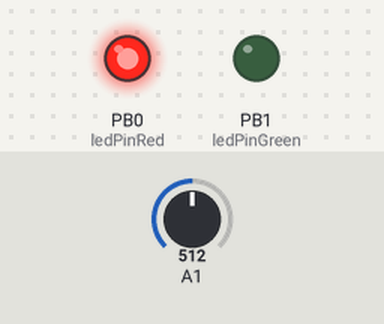
This sketch was run on a simulated ATtiny85, built with avr-gcc and run on an emulated ATtiny85. Parts: output pins drawn as LEDs (lit = HIGH). The inputs (shaded band) are chosen by the test bench; at power-on: A1 = 512.

Above: at 0.1 s.
Timing chart, 0 to 1.6 s (numbered marks = the images above):
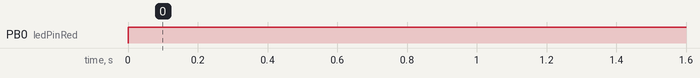

Measured:
- by itself, PB0 (ledPinRed): LOW → HIGH at 0.00 s

The sketch:

MuteButtonWithLED.ino
```cpp
#include "DigiKeyboard.h"
#define MOD_SHIFT_LEFT      (1<<1)  //00000010
#define MOD_GUI_LEFT        (1<<3)  //00001000
#define MOD_CONTROL_LEFT    1
#define KEY_ENTER   40
#define KEY_C       6
#define KEY_M       16
#define KEY_D       7

int ledPinGreen = 1;
int ledPinRed = 0;
int analogInPin2 = 1; // analogRead(1) is on P2

// Variables will change:
bool toggleMode = LOW;
bool currentState = LOW;
bool ledGreen = HIGH;
bool ledRed = LOW;
bool doOnce = LOW;

void setup() {
  pinMode(ledPinGreen, OUTPUT);
  pinMode(ledPinRed, OUTPUT);
}
void loop() {

  if(analogRead(analogInPin2)>100){
    currentState = HIGH;
    if (currentState != toggleMode){
      if (ledRed == LOW){
        ledGreen = LOW;
        ledRed = HIGH;
        doOnce = HIGH;
      }
      else{
        ledGreen = HIGH;
        ledRed = LOW;
        doOnce = HIGH;
      }
    }
    toggleMode = HIGH;
  } else{
    toggleMode = LOW;
  }

  //digitalWrite(ledPinGreen, testState);
  if (doOnce == HIGH){
    digitalWrite(ledPinGreen, ledGreen);
    digitalWrite(ledPinRed, ledRed);

  // put your setup code here, to run once:
  DigiKeyboard.sendKeyStroke(KEY_M, MOD_CONTROL_LEFT + MOD_SHIFT_LEFT);

    doOnce = LOW;
  }
}
```
